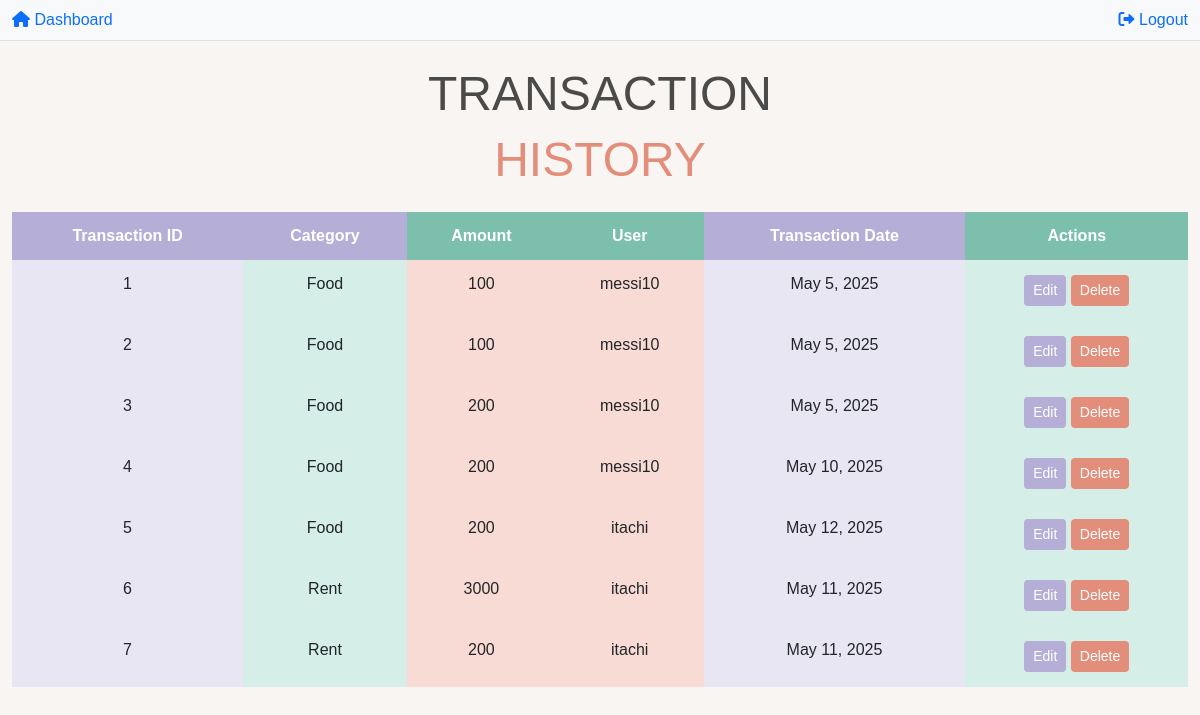
The app's page /admin-transactions/ with its own data.
### appspot/models.py (models this page shows)
class Transaction(models.Model):
    tranid = models.AutoField(primary_key=True)
    amount=models.IntegerField()
    userid = models.ForeignKey(User, to_field='uid', on_delete=models.CASCADE)  # FK for UserPersonal
    category = models.ForeignKey('Category', to_field='catid', on_delete=models.CASCADE)  # FK for Category
    date=models.DateField(default=now)
    class Meta:
        db_table="Transactions"

class Category(models.Model):
    catid = models.AutoField(primary_key=True)
    name=models.CharField(max_length=20)
    setbudget=models.IntegerField()
    totalspend=models.IntegerField()
    userid = models.ForeignKey(User, to_field='uid', on_delete=models.CASCADE)  # FK for UserPersonal
    def __str__(self):
        return self.name
    class Meta:
        db_table="Categories"

class User(models.Model):
    uid = models.AutoField(primary_key=True)
    first=models.CharField(max_length=64)
    last=models.CharField(max_length=64)
    username = models.CharField(max_length=100)
    email = models.EmailField(max_length=150)
    password=models.CharField(max_length=64)
    balance=models.IntegerField()
    role=models.CharField(max_length=64)
    def __str__(self):
        return self.username
    class Meta:
        db_table = "Users"

### appspot/views.py (the view)
# urls.py: path('admin-transactions/', admin_transactions, name='admin-transactions'),
def admin_transactions(request):
    transaction = Transaction.objects.all()
    return render(request, "adm/admintransaction.html", {'transactiondata' : transaction})

### appspot/templates/adm/admintransaction.html (shortened to what this page needs)
<html>
    <head>
        <link href="https://cdn.jsdelivr.net/npm/bootstrap@5.3.0/dist/css/bootstrap.min.css" rel="stylesheet">
        <link rel="stylesheet" href="https://cdnjs.cloudflare.com/ajax/libs/font-awesome/6.0.0/css/all.min.css">
    </head>
    <body>
        <div class="container-fluid">
            <div class="row py-2 bg-light border-bottom mb-4">
                <div class="col">
                    <a href="{% url 'admin-home' %}" class="text-decoration-none">
                        <i class="fas fa-home"></i> Dashboard
                    </a>
                </div>
                <div class="col text-end">
                    <a href="#" class="text-decoration-none">
                        <i class="fas fa-sign-out-alt"></i> Logout
                    </a>
                </div>
            </div>
            <div class="text-center mb-4">
                <h1 class="display-5 title-dark">TRANSACTION</h1>
                <h1 class="display-5 title-accent">HISTORY</h1>
            </div>
            <div class="table-responsive">
                <table class="table table-borderless">
                    <thead>
                        <tr>
                            <th scope="col" style="background-color: #b5aed6; color: white; padding: 15px; text-align: center;">Transaction ID</th>
                            <th scope="col" style="background-color: #b5aed6; color: white; padding: 15px; text-align: center;">Category</th>
                            <th scope="col" style="background-color: #7bbfac; color: white; padding: 15px; text-align: center;">Amount</th>
                            <th scope="col" style="background-color: #7bbfac; color: white; padding: 15px; text-align: center;">User</th>
                            <th scope="col" style="background-color: #b5aed6; color: white; padding: 15px; text-align: center;">Transaction Date</th>
                            <th scope="col" style="background-color: #7bbfac; color: white; padding: 15px; text-align: center;">Actions</th>
                        </tr>
                    </thead>
                    <tbody>
                        {% for x in transactiondata %}
                        <tr>
                            <td style="background-color: #e8e6f3; padding: 15px; text-align: center;">{{ x.tranid }}</td>
                            <td style="background-color: #d5efe8; padding: 15px; text-align: center;">{{ x.category }}</td>
                            <td style="background-color: #f9dbd5; padding: 15px; text-align: center;">{{ x.amount }}</td>
                            <td style="background-color: #f9dbd5; padding: 15px; text-align: center;">{{ x.userid }}</td>
                            <td style="background-color: #e8e6f3; padding: 15px; text-align: center;">{{ x.date }}</td>
                            <td style="background-color: #d5efe8; padding: 15px; text-align: center;">
                                <span class="btn btn-sm" style="background-color: #b5aed6; color: white;">Edit</span>
                                <span class="btn btn-sm" style="background-color: #e38e7b; color: white;">Delete</span>
                            </td>
                        </tr>
                        {% endfor %}
                    </tbody>
                </table>
            </div>
        </div>
    </body>
    </html>

### appspot/templates/adm/admintransaction.html (style rules this page uses)
body { background-color: #f8f5f2; font-family: Arial, sans-serif; }
.title-dark { color: #4a4a4a; }
.title-accent { color: #e38e7b; }

### records on screen
Transaction: tranid "1", category "Food", amount "100", userid "messi10", date "May 5, 2025"
Transaction: tranid "2", category "Food", amount "100", userid "messi10", date "May 5, 2025"
Transaction: tranid "3", category "Food", amount "200", userid "messi10", date "May 5, 2025"
Transaction: tranid "4", category "Food", amount "200", userid "messi10", date "May 10, 2025"
Transaction: tranid "5", category "Food", amount "200", userid "itachi", date "May 12, 2025"
Transaction: tranid "6", category "Rent", amount "3000", userid "itachi", date "May 11, 2025"
Transaction: tranid "7", category "Rent", amount "200", userid "itachi", date "May 11, 2025"
